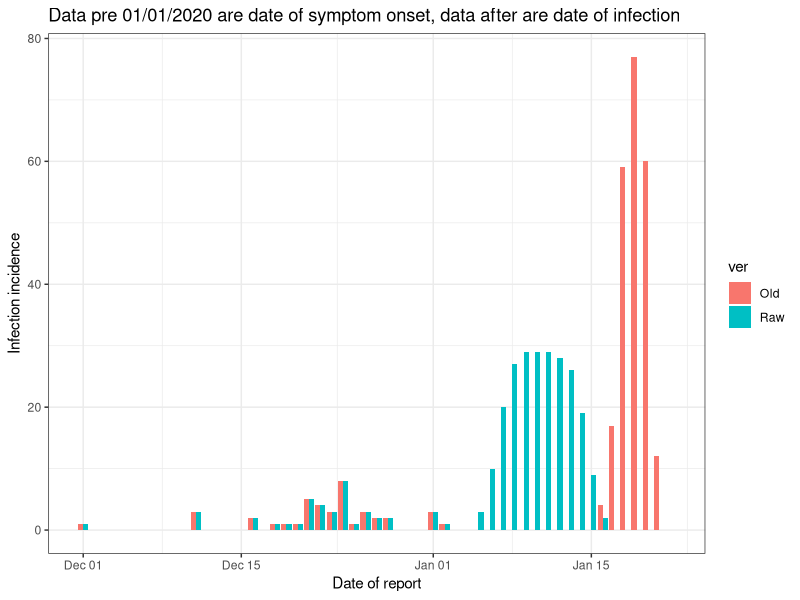

Write R code to recreate this figure.
## ---- chunk 1
library(ggplot2)

knitr::opts_chunk$set(echo = TRUE)
## ---- chunk 2
wuhan_data <- read.csv("complete_timeline.csv",row.names=NULL)
wuhan_data$date <- as.Date(as.character(wuhan_data$date))
data <- wuhan_data[wuhan_data$date >= "20-01-16",]
print(wuhan_data)
## ---- chunk 3
delay_onset <- 5
t_max_hosp <- 8
prob_report <- 1
date_start <- as.Date("20-01-16")-(delay_onset + t_max_hosp)
## ---- chunk 4
#' Generate probability of seeking healthcare t_since_infection days after infection onset.
#'
#' @param t_since_infection days since infection started
#' @param delay_onset number of delays between infection and first day that you might seek healthcare
#' @param t_max_hosp maximum delay from symptom onset to reporting
#' @param overall_p overall probability that you will seek healthcare
prob_report <- function(t_since_infection, delay_onset=5, t_max_hosp=8,overall_p=1){
  prob_report_before_symptoms <- rep(0, delay_onset)
  prob_report_after_symptoms <- rep(overall_p/t_max_hosp, t_max_hosp)
  probs <- c(prob_report_before_symptoms, prob_report_after_symptoms)
  probs[t_since_infection]
}

## Store imputed data
imputed_data <- data.frame(date=seq(date_start, max(data$date),by=1),count=0)

## For each day
for(t in 1:nrow(imputed_data)){
  cases <- 0    
  date <- imputed_data[t,"date"]
  ## Get contribution of all future case reports to
  ## today's expected number of infections
  for(i in t:(t+(delay_onset + t_max_hosp-1))){
    check_date <- imputed_data[i,"date"]
    if(!is.na(check_date)){
      count <- wuhan_data[wuhan_data$date == check_date, "count"]
      prob <- prob_report(i-t+1, delay_onset, t_max_hosp)
      cases <- cases + count*prob
    }
  }
  imputed_data[t,"count"] <- cases
}
print(imputed_data)
## ---- chunk 5
## Replace aggregates with these counts
wuhan_data_old <- wuhan_data
times_in_both <- as.Date(intersect(wuhan_data$date,imputed_data$date),origin="1970-01-01")
wuhan_data[wuhan_data$date %in% times_in_both,"count"] <-
  round(imputed_data[imputed_data$date %in% times_in_both,"count"])

wuhan_data_old$ver <- "Old"
wuhan_data$ver <- "Raw"
overall_dat <- rbind(wuhan_data_old, wuhan_data)
ggplot(overall_dat) + 
  ggtitle("Data pre 01/01/2020 are date of symptom onset, data after are date of infection") +
  geom_bar(aes(x=date,y=count,fill=ver),position="dodge",stat="identity") +
  xlab("Date of report") +
  ylab("Infection incidence") +
  theme_bw()

